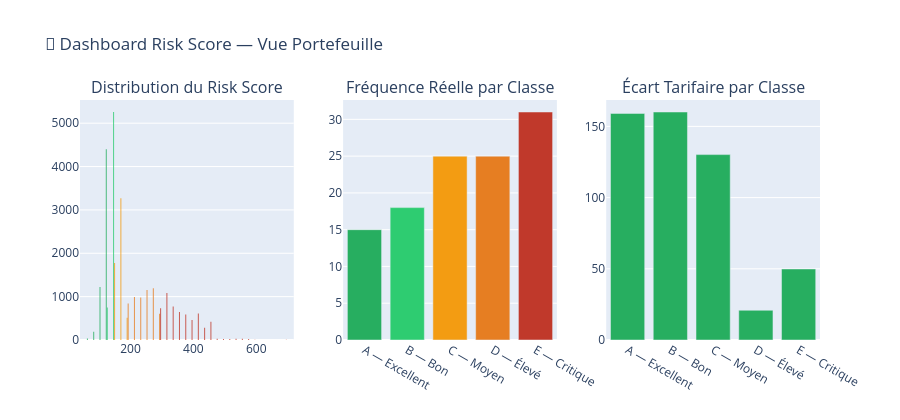

The code cell stored with this chart in its notebook:
### Code cell
# Dashboard Risk Score
fig = make_subplots(rows=1, cols=3, subplot_titles=[
    'Distribution du Risk Score',
    'Fréquence Réelle par Classe',
    'Écart Tarifaire par Classe'
])

# Distribution
for cls, color in [('A — Excellent','#27ae60'),('B — Bon','#2ecc71'),
                   ('C — Moyen','#f39c12'),('D — Élevé','#e67e22'),
                   ('E — Critique','#c0392b')]:
    sub = df_freq[df_freq['RISK_CLASS'] == cls]
    fig.add_trace(go.Histogram(x=sub['RISK_SCORE'], nbinsx=40,
                               name=cls, marker_color=color, opacity=0.8), row=1, col=1)

# Fréquence par classe
freq_cls = class_stats['FREQ_REEL'] * 100
fig.add_trace(go.Bar(x=freq_cls.index, y=freq_cls.values,
                     marker_color=['#27ae60','#2ecc71','#f39c12','#e67e22','#c0392b']), row=1, col=2)

# Écart tarifaire
ecart_cls = class_stats['ECART_PCT']
fig.add_trace(go.Bar(x=ecart_cls.index, y=ecart_cls.values,
                     marker_color=['#27ae60' if v >= 0 else '#c0392b' for v in ecart_cls.values]), row=1, col=3)

fig.update_layout(height=420, title_text='🎯 Dashboard Risk Score — Vue Portefeuille',
                  showlegend=False)
fig.show()

### Figure 1 — Plotly figure (JSON) as saved in the notebook; plotly's stock layout.template omitted (floating-point values rounded to 4 significant figures; data arrays with more than 128 entries replaced by an {"elided": "..."} marker saying what was removed)
{"data": [{"marker": {"color": "#27ae60"}, "name": "A — Excellent", "nbinsx": 40, "opacity": 0.8, "type": "histogram", "x": {"elided": "5848 int values"}, "xaxis": "x", "yaxis": "y"}, {"marker": {"color": "#2ecc71"}, "name": "B — Bon", "nbinsx": 40, "opacity": 0.8, "type": "histogram", "x": {"elided": "6009 int values"}, "xaxis": "x", "yaxis": "y"}, {"marker": {"color": "#f39c12"}, "name": "C — Moyen", "nbinsx": 40, "opacity": 0.8, "type": "histogram", "x": {"elided": "5561 int values"}, "xaxis": "x", "yaxis": "y"}, {"marker": {"color": "#e67e22"}, "name": "D — Élevé", "nbinsx": 40, "opacity": 0.8, "type": "histogram", "x": {"elided": "5770 int values"}, "xaxis": "x", "yaxis": "y"}, {"marker": {"color": "#c0392b"}, "name": "E — Critique", "nbinsx": 40, "opacity": 0.8, "type": "histogram", "x": {"elided": "5766 int values"}, "xaxis": "x", "yaxis": "y"}, {"marker": {"color": ["#27ae60", "#2ecc71", "#f39c12", "#e67e22", "#c0392b"]}, "type": "bar", "x": ["A — Excellent", "B — Bon", "C — Moyen", "D — Élevé", "E — Critique"], "xaxis": "x2", "y": [15, 18, 25, 25, 31], "yaxis": "y2"}, {"marker": {"color": ["#27ae60", "#27ae60", "#27ae60", "#27ae60", "#27ae60"]}, "type": "bar", "x": ["A — Excellent", "B — Bon", "C — Moyen", "D — Élevé", "E — Critique"], "xaxis": "x3", "y": [159.1, 160.1, 130.2, 20.87, 49.88], "yaxis": "y3"}], "layout": {"annotations": [{"font": {"size": 16}, "showarrow": false, "text": "Distribution du Risk Score", "x": 0.1444, "xanchor": "center", "xref": "paper", "y": 1, "yanchor": "bottom", "yref": "paper"}, {"font": {"size": 16}, "showarrow": false, "text": "Fréquence Réelle par Classe", "x": 0.5, "xanchor": "center", "xref": "paper", "y": 1, "yanchor": "bottom", "yref": "paper"}, {"font": {"size": 16}, "showarrow": false, "text": "Écart Tarifaire par Classe", "x": 0.8556, "xanchor": "center", "xref": "paper", "y": 1, "yanchor": "bottom", "yref": "paper"}], "height": 420, "showlegend": false, "title": {"text": "🎯 Dashboard Risk Score — Vue Portefeuille"}, "xaxis": {"anchor": "y", "domain": [0, 0.2889]}, "xaxis2": {"anchor": "y2", "domain": [0.3556, 0.6444]}, "xaxis3": {"anchor": "y3", "domain": [0.7111, 1]}, "yaxis": {"anchor": "x", "domain": [0, 1]}, "yaxis2": {"anchor": "x2", "domain": [0, 1]}, "yaxis3": {"anchor": "x3", "domain": [0, 1]}}}
